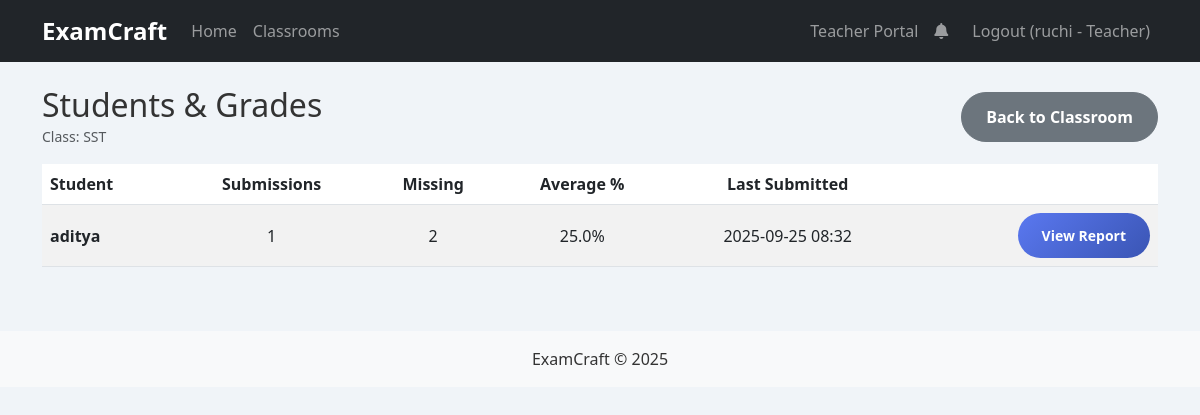
The page /classroom/1/students (signed in) on the database its author committed.
### app.py (models this page shows, shortened)
class User(db.Model):
    id = db.Column(db.Integer, primary_key=True)
    username = db.Column(db.String(80), unique=True, nullable=False)
    password_hash = db.Column(db.String(120), nullable=False)
    role = db.Column(db.String(20), nullable=False, default='student')  # 'teacher' or 'student'

class Classroom(db.Model):
    id = db.Column(db.Integer, primary_key=True)
    name = db.Column(db.String(120), nullable=False)
    code = db.Column(db.String(10), unique=True, nullable=False)
    description = db.Column(db.Text, nullable=True)
    owner_id = db.Column(db.Integer, db.ForeignKey('user.id'), nullable=False)
    created_at = db.Column(db.DateTime, default=datetime.utcnow)

class AssignmentSubmission(db.Model):
    id = db.Column(db.Integer, primary_key=True)
    assignment_id = db.Column(db.Integer, db.ForeignKey('assignment.id'), nullable=False)
    user_id = db.Column(db.Integer, db.ForeignKey('user.id'), nullable=False)
    score = db.Column(db.Integer, nullable=False)
    total = db.Column(db.Integer, nullable=False)
    percentage = db.Column(db.Float, nullable=False)
    details_json = db.Column(db.Text, nullable=True)
    is_late = db.Column(db.Boolean, nullable=False, default=False)
    submitted_at = db.Column(db.DateTime, default=datetime.utcnow)
    __table_args__ = (db.UniqueConstraint('assignment_id', 'user_id', name='uq_assignment_user'),)

### app.py (the view)
@app.route('/classroom/<int:class_id>/students')
@login_required
def classroom_students(class_id):
    classroom, membership, redirect_resp = require_membership(class_id)
    if redirect_resp:
        return redirect_resp
    if membership.role != 'teacher':
        flash('Only teachers can view the student roster and grades.', 'danger')
        return redirect(url_for('classroom_view', class_id=class_id))
    assignments = Assignment.query.filter_by(classroom_id=class_id).order_by(Assignment.created_at.asc()).all()
    assignment_ids = [a.id for a in assignments]
    student_mems = ClassroomMembership.query.filter_by(classroom_id=class_id, role='student').all()
    student_ids = [m.user_id for m in student_mems]
    users = User.query.filter(User.id.in_(student_ids)).all() if student_ids else []
    user_map = {u.id: u for u in users}
    students_info = []
    for sid in student_ids:
        subs = AssignmentSubmission.query.filter(AssignmentSubmission.assignment_id.in_(assignment_ids), AssignmentSubmission.user_id == sid).order_by(AssignmentSubmission.submitted_at.asc()).all() if assignment_ids else []
        avg = round(sum(s.percentage for s in subs) / len(subs), 1) if subs else None
        last_time = subs[-1].submitted_at if subs else None
        students_info.append({
            'id': sid,
            'username': user_map[sid].username if sid in user_map else sid,
            'submissions_count': len(subs),
            'avg_percentage': avg,
            'last_submitted_at': last_time,
            'missing_count': max(len(assignments) - len(subs), 0)
        })
    students_info.sort(key=lambda x: x['username'])
    return render_template('students.html', classroom=classroom, assignments=assignments, students=students_info)

### app.py (called while the page is built)
def login_required(f):
    @wraps(f)
    def decorated_function(*args, **kwargs):
        if 'username' not in session:
            flash('Please log in to access this page.', 'warning')
            return redirect(url_for('login'))
        return f(*args, **kwargs)
    return decorated_function

def get_current_user():
    username = session.get('username')
    if not username:
        return None
    return User.query.filter_by(username=username).first()

def require_membership(classroom_id):
    user = get_current_user()
    if not user:
        return None, None, redirect(url_for('login'))
    classroom = Classroom.query.get_or_404(classroom_id)
    membership = ClassroomMembership.query.filter_by(classroom_id=classroom.id, user_id=user.id).first()
    if not membership:
        flash('You are not a member of this classroom.', 'danger')
        return None, None, redirect(url_for('classrooms'))
    return classroom, membership, None

@app.context_processor
def inject_unread_notifications():
    try:
        user = get_current_user()
        if not user:
            return dict(unread_notifications=0)
        count = Notification.query.filter_by(user_id=user.id, read_at=None).count()
        return dict(unread_notifications=count)
    except Exception:
        return dict(unread_notifications=0)

### templates/students.html (shortened to what this page needs)
{% extends "base.html" %}
{% block content %}
<div class="d-flex justify-content-between align-items-center mb-3">
  <div>
    <h2 class="mb-0">Students & Grades</h2>
    <small class="text-muted">Class: {{ classroom.name }}</small>
  </div>
  <a class="btn btn-secondary" href="{{ url_for('classroom_view', class_id=classroom.id) }}">Back to Classroom</a>
</div>
{% if students %}
<div class="table-responsive">
  <table class="table table-striped align-middle">
    <thead>
      <tr>
        <th>Student</th>
        <th class="text-center">Submissions</th>
        <th class="text-center">Missing</th>
        <th class="text-center">Average %</th>
        <th class="text-center">Last Submitted</th>
        <th></th>
      </tr>
    </thead>
    <tbody>
      {% for s in students %}
      <tr>
        <td class="fw-semibold">{{ s.username }}</td>
        <td class="text-center">{{ s.submissions_count }}</td>
        <td class="text-center">{{ s.missing_count }}</td>
        <td class="text-center">{% if s.avg_percentage is not none %}{{ '%.1f'|format(s.avg_percentage) }}%{% else %}<span class="text-muted">—</span>{% endif %}</td>
        <td class="text-center">{% if s.last_submitted_at %}{{ s.last_submitted_at.strftime('%Y-%m-%d %H:%M') }}{% else %}<span class="text-muted">—</span>{% endif %}</td>
        <td class="text-end"><a class="btn btn-sm btn-primary" href="{{ url_for('student_report', class_id=classroom.id, student_id=s.id) }}">View Report</a></td>
      </tr>
      {% endfor %}
    </tbody>
  </table>
</div>
{% else %}
<div class="alert alert-info">No students have joined this classroom yet.</div>
{% endif %}
{% endblock %}

### templates/base.html (shortened to what this page needs)
<!DOCTYPE html>
<html lang="en">
<head>
    <link href="https://cdn.jsdelivr.net/npm/bootstrap@5.3.0-alpha1/dist/css/bootstrap.min.css" rel="stylesheet">
    <link rel="stylesheet" href="https://cdnjs.cloudflare.com/ajax/libs/font-awesome/5.15.4/css/all.min.css">
    <link rel="stylesheet" href="{{ url_for('static', filename='css/style.css') }}">
</head>
<body>
    <nav class="navbar navbar-expand-lg navbar-dark bg-dark">
        <div class="container">
            <a class="navbar-brand" href="{{ url_for('index') }}">ExamCraft</a>
            <div class="collapse navbar-collapse" id="navbarNav">
                <ul class="navbar-nav me-auto mb-2 mb-lg-0">
                    <li class="nav-item">
                        <a class="nav-link" href="{{ url_for('index') }}">Home</a>
                    </li>
                    <li class="nav-item">
                        <a class="nav-link" href="{{ url_for('classrooms') }}">Classrooms</a>
                    </li>
                </ul>
                <ul class="navbar-nav ms-auto">
                    {% if session.username %}
                    {% if session.role == 'teacher' %}
                    <li class="nav-item">
                        <a class="nav-link" href="{{ url_for('teacher_portal') }}">Teacher Portal</a>
                    </li>
                    {% elif session.role == 'student' %}
                    <li class="nav-item">
                        <a class="nav-link" href="{{ url_for('student_portal') }}">Student Portal</a>
                    </li>
                    {% endif %}
                    <li class="nav-item">
                        <a class="nav-link position-relative" href="{{ url_for('notifications_page') }}" title="Notifications">
                            <i class="fas fa-bell"></i>
                        </a>
                    </li>
                    <li class="nav-item ms-2">
                        <a class="nav-link" href="{{ url_for('logout') }}">Logout ({{ session.username }}{% if session.role %} - {{ session.role|capitalize }}{% endif %})</a>
                    </li>
                    {% endif %}
                </ul>
            </div>
        </div>
    </nav>
    <div class="container mt-4">
        {% block content %}{% endblock %}
    </div>
    <footer class="mt-5 py-3 bg-light text-center">
        <div class="container">
            <p class="mb-0">ExamCraft &copy; 2025</p>
        </div>
    </footer>
</body>
</html>

### static/css/style.css (style rules this page uses)
body { font-family: 'Segoe UI', Tahoma, Geneva, Verdana, sans-serif; background-color: #f0f4f8; color: #333; }
.navbar-dark .navbar-brand { font-weight: 700; font-size: 1.5rem; }
.navbar-dark .nav-link { font-weight: 500; }
.btn { border-radius: 50px; font-weight: 600; padding: 0.75rem 1.5rem; transition: all 0.3s ease; }
.btn-primary { background: linear-gradient(135deg, #5a78f0 0%, #3a55b4 100%); border: none; }

### rows shown on the page
User: username "ruchi"
Classroom: name "SST"
User: username "aditya", submissions_count "1", missing_count "2", avg_percentage "25.0", last_submitted_at "2025-09-25 08:32"

### other values the page prints
{{ session.role|capitalize }} "Teacher"
